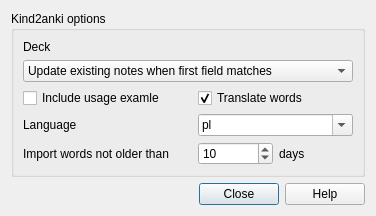
<?xml version="1.0" encoding="UTF-8"?>
<!-- generate the UI like so after installing pyqt5 - `pyuic5 \-\-import-from=widgets -x kind2anki_ui.ui > kind2anki_ui.py` -->
<ui version="4.0">
 <class>kind2ankiDialog</class>
 <widget class="QDialog" name="kind2ankiDialog">
  <property name="geometry">
   <rect>
    <x>0</x>
    <y>0</y>
    <width>376</width>
    <height>199</height>
   </rect>
  </property>
  <property name="windowTitle">
   <string>Import</string>
  </property>
  <layout class="QVBoxLayout">
   <item>
    <widget class="QGroupBox" name="groupBox">
     <property name="title">
      <string>Kind2anki options</string>
     </property>
     <layout class="QVBoxLayout" name="toplayout">
      <item>
       <layout class="QGridLayout" name="gridLayout_2">
        <property name="sizeConstraint">
         <enum>QLayout::SetFixedSize</enum>
        </property>
        <item row="0" column="1">
         <widget class="QWidget" name="deckArea" native="true"/>
        </item>
        <item row="0" column="0">
         <widget class="QLabel" name="label_2">
          <property name="text">
           <string>Deck</string>
          </property>
         </widget>
        </item>
       </layout>
      </item>
      <item>
       <widget class="QComboBox" name="importMode">
        <item>
         <property name="text">
          <string>Update existing notes when first field matches</string>
         </property>
        </item>
        <item>
         <property name="text">
          <string>Ignore lines where first field matches existing note</string>
         </property>
        </item>
        <item>
         <property name="text">
          <string>Import even if existing note has same first field</string>
         </property>
        </item>
       </widget>
      </item>
      <item>
       <layout class="QGridLayout" name="gridLayout">
        <item row="1" column="0">
         <widget class="QLabel" name="label">
          <property name="sizePolicy">
           <sizepolicy hsizetype="Preferred" vsizetype="Preferred">
            <horstretch>0</horstretch>
            <verstretch>0</verstretch>
           </sizepolicy>
          </property>
          <property name="text">
           <string>Language</string>
          </property>
         </widget>
        </item>
        <item row="0" column="0">
         <widget class="QCheckBox" name="includeUsage">
          <property name="text">
           <string>Include usage examle</string>
          </property>
         </widget>
        </item>
        <item row="2" column="0">
         <widget class="QLabel" name="label_3">
          <property name="minimumSize">
           <size>
            <width>169</width>
            <height>0</height>
           </size>
          </property>
          <property name="text">
           <string>Import words not older than</string>
          </property>
         </widget>
        </item>
        <item row="2" column="1">
         <widget class="QSpinBox" name="importDays">
          <property name="minimum">
           <number>1</number>
          </property>
          <property name="maximum">
           <number>1000</number>
          </property>
          <property name="value">
           <number>10</number>
          </property>
         </widget>
        </item>
        <item row="2" column="2">
         <widget class="QLabel" name="label_4">
          <property name="text">
           <string>days</string>
          </property>
         </widget>
        </item>
        <item row="1" column="1" colspan="2">
         <widget class="QComboBox" name="languageSelect">
          <property name="sizePolicy">
           <sizepolicy hsizetype="Preferred" vsizetype="Preferred">
            <horstretch>0</horstretch>
            <verstretch>0</verstretch>
           </sizepolicy>
          </property>
          <property name="toolTipDuration">
           <number>-6</number>
          </property>
          <property name="editable">
           <bool>true</bool>
          </property>
          <property name="currentText">
           <string>pl</string>
          </property>
          <property name="currentIndex">
           <number>0</number>
          </property>
          <item>
           <property name="text">
            <string>pl</string>
           </property>
          </item>
          <item>
           <property name="text">
            <string>de</string>
           </property>
          </item>
          <item>
           <property name="text">
            <string>lt</string>
           </property>
          </item>
          <item>
           <property name="text">
            <string>pt</string>
           </property>
          </item>
          <item>
           <property name="text">
            <string>en</string>
           </property>
          </item>
          <item>
           <property name="text">
            <string>es</string>
           </property>
          </item>
         </widget>
        </item>
        <item row="0" column="1" colspan="2">
         <widget class="QCheckBox" name="doTranslate">
          <property name="text">
           <string>Translate words</string>
          </property>
          <property name="checked">
           <bool>true</bool>
          </property>
         </widget>
        </item>
       </layout>
      </item>
     </layout>
    </widget>
   </item>
   <item>
    <widget class="QDialogButtonBox" name="buttonBox">
     <property name="orientation">
      <enum>Qt::Horizontal</enum>
     </property>
     <property name="standardButtons">
      <set>QDialogButtonBox::Close|QDialogButtonBox::Help</set>
     </property>
    </widget>
   </item>
  </layout>
 </widget>
 <tabstops>
  <tabstop>buttonBox</tabstop>
 </tabstops>
 <resources/>
 <connections>
  <connection>
   <sender>buttonBox</sender>
   <signal>accepted()</signal>
   <receiver>kind2ankiDialog</receiver>
   <slot>accept()</slot>
   <hints>
    <hint type="sourcelabel">
     <x>248</x>
     <y>254</y>
    </hint>
    <hint type="destinationlabel">
     <x>157</x>
     <y>274</y>
    </hint>
   </hints>
  </connection>
  <connection>
   <sender>buttonBox</sender>
   <signal>rejected()</signal>
   <receiver>kind2ankiDialog</receiver>
   <slot>reject()</slot>
   <hints>
    <hint type="sourcelabel">
     <x>316</x>
     <y>260</y>
    </hint>
    <hint type="destinationlabel">
     <x>286</x>
     <y>274</y>
    </hint>
   </hints>
  </connection>
 </connections>
</ui>
